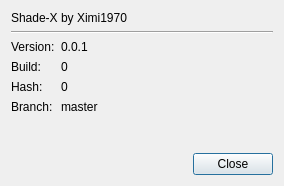
<?xml version="1.0" encoding="UTF-8"?>
<ui version="4.0">
 <class>AboutDialog</class>
 <widget class="QDialog" name="AboutDialog">
  <property name="geometry">
   <rect>
    <x>0</x>
    <y>0</y>
    <width>284</width>
    <height>186</height>
   </rect>
  </property>
  <property name="windowTitle">
   <string>About Shade-X</string>
  </property>
  <property name="windowIcon">
   <iconset resource="Shade-X.qrc">
    <normaloff>:/files/icons/Shade-X.png</normaloff>:/files/icons/Shade-X.png</iconset>
  </property>
  <layout class="QGridLayout" name="gridLayout">
   <item row="0" column="0">
    <layout class="QFormLayout" name="formLayout">
     <item row="0" column="0" colspan="2">
      <widget class="QLabel" name="header">
       <property name="text">
        <string>Shade-X by Ximi1970</string>
       </property>
      </widget>
     </item>
     <item row="1" column="0" colspan="2">
      <widget class="Line" name="line">
       <property name="orientation">
        <enum>Qt::Horizontal</enum>
       </property>
      </widget>
     </item>
     <item row="2" column="0">
      <widget class="QLabel" name="VersionLabel">
       <property name="text">
        <string>Version:</string>
       </property>
      </widget>
     </item>
     <item row="2" column="1">
      <widget class="QLabel" name="version">
       <property name="text">
        <string>0.0.1</string>
       </property>
      </widget>
     </item>
     <item row="3" column="0">
      <widget class="QLabel" name="buildLabel">
       <property name="text">
        <string>Build:</string>
       </property>
      </widget>
     </item>
     <item row="3" column="1">
      <widget class="QLabel" name="build">
       <property name="text">
        <string>0</string>
       </property>
      </widget>
     </item>
     <item row="4" column="0">
      <widget class="QLabel" name="hashLabel">
       <property name="text">
        <string>Hash:</string>
       </property>
      </widget>
     </item>
     <item row="4" column="1">
      <widget class="QLabel" name="hash">
       <property name="text">
        <string>0</string>
       </property>
      </widget>
     </item>
     <item row="5" column="0">
      <widget class="QLabel" name="branchLabel">
       <property name="text">
        <string>Branch:</string>
       </property>
      </widget>
     </item>
     <item row="5" column="1">
      <widget class="QLabel" name="branch">
       <property name="text">
        <string>master</string>
       </property>
      </widget>
     </item>
    </layout>
   </item>
   <item row="1" column="0">
    <widget class="QDialogButtonBox" name="buttonBox">
     <property name="orientation">
      <enum>Qt::Horizontal</enum>
     </property>
     <property name="standardButtons">
      <set>QDialogButtonBox::Close</set>
     </property>
    </widget>
   </item>
  </layout>
 </widget>
 <resources>
  <include location="Shade-X.qrc"/>
 </resources>
 <connections>
  <connection>
   <sender>buttonBox</sender>
   <signal>accepted()</signal>
   <receiver>AboutDialog</receiver>
   <slot>accept()</slot>
   <hints>
    <hint type="sourcelabel">
     <x>248</x>
     <y>254</y>
    </hint>
    <hint type="destinationlabel">
     <x>157</x>
     <y>274</y>
    </hint>
   </hints>
  </connection>
  <connection>
   <sender>buttonBox</sender>
   <signal>rejected()</signal>
   <receiver>AboutDialog</receiver>
   <slot>reject()</slot>
   <hints>
    <hint type="sourcelabel">
     <x>316</x>
     <y>260</y>
    </hint>
    <hint type="destinationlabel">
     <x>286</x>
     <y>274</y>
    </hint>
   </hints>
  </connection>
 </connections>
</ui>
